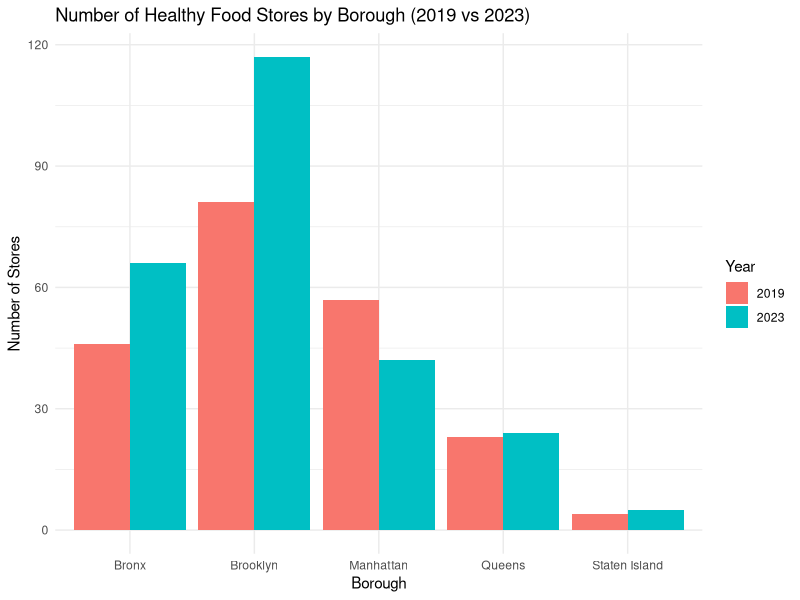

This figure's R source:
## ---- chunk 1
knitr::opts_chunk$set(echo = TRUE)


library(tidyverse)

## ---- chunk 2
stores_farmers_market_years = read.csv("./data/stores_farmer_market.csv",  
  na = c("NA", ".")) %>% 
  filter(year %in% c(2019,2023))
## ---- chunk 3
stores_by_year_borough = 
  stores_farmers_market_years %>%
  group_by(year, borough) %>%
  summarise(num_stores = n(), .groups = "drop")

## ---- chunk 4
stores_ttest_data = 
  stores_by_year_borough %>%
  pivot_wider(names_from = year, values_from = num_stores, names_prefix = "year_") %>%
  drop_na()

stores_ttest_data %>%
  knitr::kable(
    col.names = c("Borough", "2019", "2023"),
    caption = "Number of Healthy Food Stores by Borough in 2019 and 2023"
  )
## ---- chunk 5
ggplot(stores_by_year_borough, aes(x = borough, y = num_stores, fill = as.factor(year))) +
  geom_bar(stat = "identity", position = "dodge") +
  labs(
    title = "Number of Healthy Food Stores by Borough (2019 vs 2023)",
    x = "Borough",
    y = "Number of Stores",
    fill = "Year"
  ) +
  theme_minimal()
